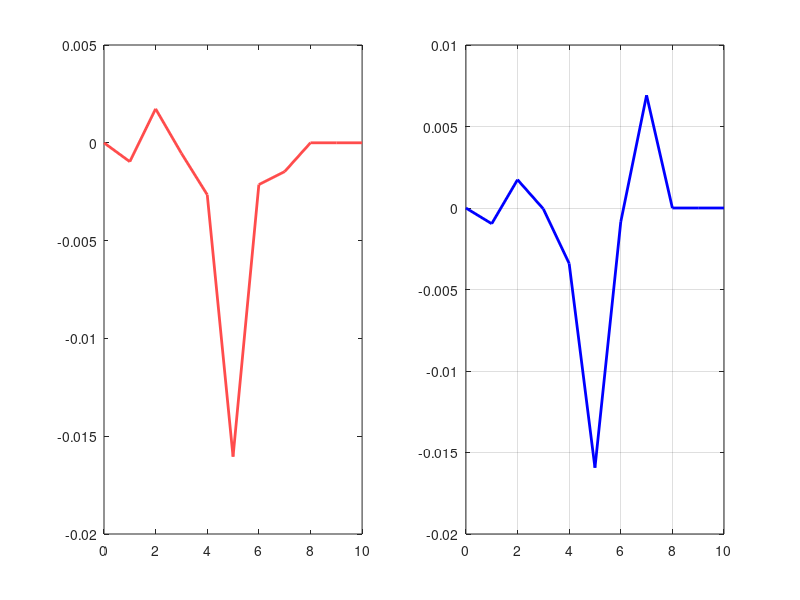

Source code (MATLAB):
clear all
clc
close all
time = 10;     % seconds
fs = 1;        % sampling frequency (Hz)
t = linspace(0,time,time*fs+1);
plot_time = 100;

% -------------------------------------------------------------------------
% Flicker Noise / Bias Instability (FN)
% -------------------------------------------------------------------------
N_FN = 0.005;
PSD_FN = N_FN^2;      % PSD of white noise (unit^2/Hz)
sigma_FN = sqrt(PSD_FN*fs);
alpha = 1;      % for 1/f^(alpha) noise
B = sigma_FN;

% -------------------------------------------------------------------------
% Simulation of Flicker Noise/Bias Instability
% -------------------------------------------------------------------------
% Define IIR filter truncation limits
numTerms = 3;
w_FN = randn(time*fs + 1,1);                % white noise ~ N(0,1)

% -------------------------------------------------------------------------
% Jerath
% -------------------------------------------------------------------------
% Re-initialize to seros in every run
x_FN = zeros(length(numTerms),time*fs+1);  
omega_FN = x_FN;
theta_FN = x_FN;
% Set up the IIR filter coefficients
a(1,1) = 1;
for(i=1:1:numTerms)
    a(1,i+1) = (i-1-alpha/2)*(a(1,i))/i;
end
x_FN(1:numTerms) = 0;

% -------------------------------------------------------------------------
% (Entry 0)
% Custom Implementation
% Claim that x_FN is an array of all 0s entering the for loop.
% So, multiplying by the IIR filter coeffs is pointless and Jerath is
% unecessarily complicating the conversion x_FN <==> wNew.
% 
% In custom implementation, we can just initialize an array of the right
% size. Then, add the same noise that is being added to x_FN. After exiting
% the for loop, we can do the same shuffling and end up with the same series.
%
% (Entry 1)
% Results of Entry 0 show that, in fact, the series are different. 
% Next, I will visualize the addition happening during each run of the
% for loop.
%
% (Entry 2)
% I have significantly reduced the number of terms, the sampling rate, and
% the time. With a smaller data set, it is easier to literally print out
% the array and parts contained in the for loop.
%
% (Entry 3)
% Under the assumption that reducing the number of terms, sampling rate, and
% time still produces flicker noise, I see that the addition `...+wNew(count)`
% places a sample from ~N(0,1) in `x_FN` at the start. Subsequent runs through
% the for loop then use neighboring values w/in x_FN and wNew to calc. the
% next value. 
% The first few runs simply place the exact sample inside x_FN because neighboring
% values are all 0. Eventually those 0s are overwritten with wNew samples. 
% So as the for loop executes, the white noise sample is being slightly adjusted
% by the value of the neighboring array elements. I believe this "nudge" is
% the action of "shaping white noise".
%
% (Note)
% My justifcation for why this makes sense is if we allow the code to plot
% the two series [Jerath vs. Custom implementation] we can see that the 
% custom implementation (which is essentially just plotting white noise)
% results in 2 **similar** looking series. Compared with each other, I think
% one can say *the white noise is being shaped*
% -------------------------------------------------------------------------

% Initialize an array of the right size
custom_FN = zeros(length(numTerms),time*fs+1);  

wNew = B.*w_FN;

% Generate the flicker noise
for(count = (numTerms+1):1:time*fs)
    disp("x_FN before the operation");
    disp(x_FN);

    x_FN(count+1) = -a(1,2:end)*(fliplr(x_FN(count-numTerms:count-1)))' ...
                                                            + wNew(count);
    
    disp('White noise sample wNew: ');
    disp(wNew(count));
    
    disp('x_FN after the operation');
    disp(x_FN);
    
    if mod(count, 100)==0
        % Visualize the addition
        disp('The `a`-like Coefficient');
        disp(-a(1,2:end));

        disp('Flipped x_FN');
        disp((fliplr(x_FN(count-numTerms:count-1)))');

        disp('White Noise');
        disp(wNew(count));
    end

    % Add the noise that's being added to x_FN
    custom_FN(count+1) = +wNew(count);                                                        
end

omega_FN = circshift(x_FN,[0 -numTerms]);
custom_omega = circshift(custom_FN,[0 -numTerms]);

theta_FN = (1/fs).*cumsum(circshift(x_FN,[0 -numTerms]));
custom_theta = (1/fs).*cumsum(circshift(custom_FN,[0 -numTerms]));

FN = omega_FN';
FN_BLUE = custom_omega';

% -------------------------------------------------------------------------
% Plotting
% -------------------------------------------------------------------------
h_fig = figure(5);
w_len = 12;
h_len = 16;
set(h_fig, 'Units', 'inches','Position',[1 0.5 w_len h_len]);
figure(1);

% Red is Jerath
subplot(121), plot(t, FN,'Linewidth',2,'Color',[1, 0.3, 0.3]);
% Blue is mine
subplot(122), plot(t, FN_BLUE,'Linewidth',2,'Color',[0, 0, 1]);

grid on;
